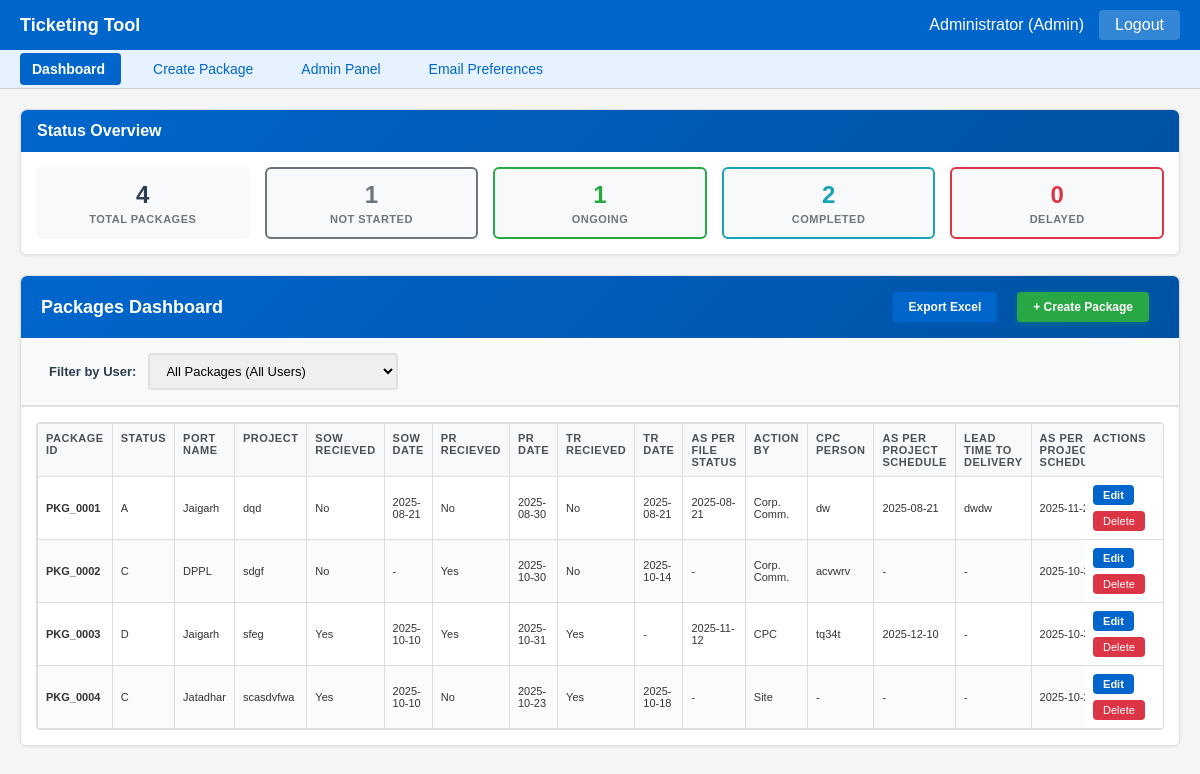
Screenshot of /dashboard (signed in) with the database file from the repository.
### models.py (models this page shows, shortened)
class User(db.Model):
    __tablename__ = 'users'
    username = db.Column(db.String(50), primary_key=True)
    password = db.Column(db.String(100), nullable=False)
    role = db.Column(db.String(20), nullable=False, default='user')
    name = db.Column(db.String(100), nullable=False)
    can_assign = db.Column(db.Boolean, default=False)
    permissions = db.Column(db.Text)  # Store as JSON string
    def get_permissions(self):
        return json.loads(self.permissions) if self.permissions else {}

class FieldConfig(db.Model):
    __tablename__ = 'field_configs'
    field_name = db.Column(db.String(100), primary_key=True)
    field_type = db.Column(db.String(50), nullable=False)
    label = db.Column(db.String(100), nullable=False)
    editable = db.Column(db.Boolean, default=True)
    options = db.Column(db.Text)  # Store as JSON string
    permissions = db.Column(db.Text)  # Store as JSON string
    def get_options(self):
        return json.loads(self.options) if self.options else []
    def get_permissions(self):
        return json.loads(self.permissions) if self.permissions else {}

class Package(db.Model):
    __tablename__ = 'packages'
    id = db.Column(db.String(50), primary_key=True)
    created_by = db.Column(db.String(50), nullable=False)
    created_at = db.Column(db.DateTime, default=datetime.utcnow)
    updated_by = db.Column(db.String(50))
    updated_at = db.Column(db.DateTime)
    assigned_users = db.Column(db.Text)  # Store as JSON string
    gantt_columns = db.Column(db.Text)  # Store as JSON string
    data_timeline = db.Column(db.Text)  # Store as JSON string
    data = db.Column(db.Text)  # Store as JSON string (legacy)
    user_permissions = db.Column(db.Text)
    def get_assigned_users(self):
        return json.loads(self.assigned_users) if self.assigned_users else []
    def get_gantt_columns(self):
        return json.loads(self.gantt_columns) if self.gantt_columns else []
    def get_data_timeline(self):
        return json.loads(self.data_timeline) if self.data_timeline else {}
    def get_data(self):
        return json.loads(self.data) if self.data else {}
    def get_user_permissions(self):
        return json.loads(self.user_permissions) if self.user_permissions else {}

### main.py (the view)
@app.route('/dashboard')
@login_required
def dashboard():
    packages = get_all_packages()
    config = {'fields': get_all_field_configs()}
    users = get_all_users()  # ADD THIS LINE - needed for filter dropdown
    filter_user = request.args.get('filter_user', 'all')
    if session['role'] != 'admin':
        user_packages = {}
        for pkg_id, pkg_data in packages.items():
            if session['username'] in pkg_data.get('assigned_users', []):
                user_packages[pkg_id] = pkg_data
        packages = user_packages
    else:
        if filter_user != 'all':
            filtered_packages = {}
            for pkg_id, pkg_data in packages.items():
                if filter_user in pkg_data.get('assigned_users', []):
                    filtered_packages[pkg_id] = pkg_data
            packages = filtered_packages
    return render_template('dashboard.html', packages=packages, config=config, users=users)

### templates/dashboard.html (shortened to what this page needs)
{% extends "base.html" %}
{% block content %}
{% if session.role == 'admin' %}
<div class="card">
    <div class="card-header" style="background: linear-gradient(135deg, #0066cc 0%, #0052a3 100%); color: white; padding: 12px 16px; border-radius: 6px 6px 0 0; border: none;">
        <div style="display: flex; align-items: center; gap: 10px;">
            <h3 style="margin: 0; font-size: 16px; font-weight: 600; color: white;">Status Overview</h3>
        </div>
    </div>
    <div class="card-body">
        {% set counts = namespace(not_started=0, ongoing=0, completed=0, delayed=0) %}
        {% for pkg_id, pkg in packages.items() %}
            {% if pkg.data_timeline %}
                {% set latest_col = pkg.gantt_columns[-1] %}
                {% set latest_data = pkg.data_timeline[latest_col] %}
            {% else %}
                {% set latest_data = pkg.data %}
            {% endif %}
            {% set sow = latest_data.get('SOW', '') %}
            {% set sow_date = latest_data.get('SOW DATE', '') %}
            {% set actual_closure = latest_data.get('ACTUAL CLOSURE DATE', '') %}
            {% set commercial_target = latest_data.get('COMMERCIAL TARGET DATE', '') %}
            {% if actual_closure %}
                {% set counts.completed = counts.completed + 1 %}
            {% elif not sow or sow|upper == 'NO' or not sow_date %}
                {% set counts.not_started = counts.not_started + 1 %}
            {% else %}
                {% set counts.ongoing = counts.ongoing + 1 %}
                {% if commercial_target %}
                    {% set today = '2025-10-09' %}
                    {% if commercial_target < today %}
                        {% set counts.delayed = counts.delayed + 1 %}
                    {% endif %}
                {% endif %}
            {% endif %}
        {% endfor %}
        <div class="stats-grid">
            <div class="stat-card">
                <div class="stat-value">{{ packages|length }}</div>
                <div class="stat-label">Total Packages</div>
            </div>
            <div class="stat-card" style="border-color: #6c757d;">
                <div class="stat-value" style="color: #6c757d;">{{ counts.not_started }}</div>
                <div class="stat-label">Not Started</div>
            </div>
            <div class="stat-card stat-ongoing">
                <div class="stat-value">{{ counts.ongoing }}</div>
                <div class="stat-label">Ongoing</div>
            </div>
            <div class="stat-card stat-completed">
                <div class="stat-value">{{ counts.completed }}</div>
                <div class="stat-label">Completed</div>
            </div>
            <div class="stat-card" style="border-color: #dc3545;">
                <div class="stat-value" style="color: #dc3545;">{{ counts.delayed }}</div>
                <div class="stat-label">Delayed</div>
            </div>
        </div>
    </div>
</div>
{% endif %}
<div class="card">
        <div class="card-header" style="background: linear-gradient(135deg, #0066cc 0%, #0052a3 100%); color: white; padding: 16px 20px; border-radius: 6px 6px 0 0; border: none;">
            <div style="display: flex; justify-content: space-between; align-items: center;">
                <div style="display: flex; align-items: center; gap: 12px;">
                    <div>
                        <h2 style="margin: 0; font-size: 18px; font-weight: 600; color: white;">Packages Dashboard</h2>
                    </div>
                </div>
                <div style="display: flex; gap: 10px;">
                    <a href="{{ url_for('export_excel', filter_user=request.args.get('filter_user', 'all')) }}"
                    class="btn btn-primary"
                    style="font-size: 12px; padding: 8px 16px; font-weight: 600; border: none; box-shadow: 0 2px 6px rgba(0, 102, 204, 0.3); text-decoration: none;">
                         Export Excel
                    </a>
                    {% if fresh_permissions.get('package_create', False) or session.role == 'admin' %}
                    <a href="{{ url_for('create_package') }}"
                    class="btn btn-success"
                    style="font-size: 12px; padding: 8px 16px; font-weight: 600; border: none; box-shadow: 0 2px 6px rgba(40, 167, 69, 0.3); text-decoration: none;">
                        + Create Package
                    </a>
                    {% endif %}
                </div>
            </div>
        </div>
        {% if session.role == 'admin' %}
        <div style="padding: 15px 20px; background: #f8f9fa; border-bottom: 2px solid #e0e0e0;">
            <form method="GET" action="{{ url_for('dashboard') }}" style="display: flex; align-items: center; gap: 12px; flex-wrap: wrap;">
                <label style="font-size: 13px; font-weight: 600; color: #2c3e50; margin: 0;">
                    Filter by User:
                </label>
                <select name="filter_user"
                        class="form-control"
                        style="width: auto; min-width: 250px; padding: 8px 12px; font-size: 13px; border: 2px solid #e0e0e0; border-radius: 4px;"
                        onchange="this.form.submit()">
                    <option value="all" {% if request.args.get('filter_user', 'all') == 'all' %}selected{% endif %}>
                        All Packages (All Users)
                    </option>
                </select>
            </form>
        </div>
        {% endif %}
    <div class="card-body">
        {% if packages %}
        <div class="table-container">
            <table class="table dashboard-table">
                <thead>
                    <tr>
                        <th>Package ID</th>
                        <th>Status</th>
                        {% for field_name, field_config in config.fields.items() %}
                        {% if field_name not in ['STATUS', 'status'] %}
                        <th>{{ field_config.label }}</th>
                        {% endif %}
                        {% endfor %}
                        <th style="position: sticky; right: 0; z-index: 15; background-color: #f8f9fa;">Actions</th>
                    </tr>
                </thead>
                <tbody>
                    {% for package_id, package in packages.items() %}
                    <tr>
                        <td><strong>{{ package_id }}</strong></td>
                        <td>
                            {% if package.data_timeline %}
                                {% set latest_column = package.gantt_columns[-1] %}
                                {% set status_value = package.data_timeline[latest_column].get('STATUS', package.data_timeline[latest_column].get('status', '')).lower() %}
                            {% else %}
                                {% set status_value = package.data.get('STATUS', package.data.get('status', '')).lower() %}
                            {% endif %}
                            {% if status_value %}
                            <span class="status-{{ status_value }}">
                                {% if package.data_timeline %}
                                    {{ package.data_timeline[latest_column].get('STATUS', package.data_timeline[latest_column].get('status', '')) }}
                                {% else %}
                                    {{ package.data.get('STATUS', package.data.get('status', '')) }}
                                {% endif %}
                            </span>
                            {% else %}
                            <span style="color: #999;">-</span>
                            {% endif %}
                        </td>
                        {% for field_name, field_config in config.fields.items() %}
                        {% if field_name not in ['STATUS', 'status'] %}
                        <td>
                            {% if field_config.type == 'multiselect' %}
                                {% if package.data_timeline %}
                                    {% set latest_column = package.gantt_columns[-1] %}
                                    {% set field_value = package.data_timeline[latest_column].get(field_name, []) %}
                                {% else %}
                                    {% set field_value = package.data.get(field_name, []) %}
                                {% endif %}
                                {% if field_value %}
                                    {{ field_value|join(', ') }}
                                {% else %}
                                    <span style="color: #999;">-</span>
                                {% endif %}
                            {% else %}
                                {% if package.data_timeline %}
                                    {% set latest_column = package.gantt_columns[-1] %}
                                    {% set field_value = package.data_timeline[latest_column].get(field_name, '') %}
                                {% else %}
                                    {% set field_value = package.data.get(field_name, '') %}
                                {% endif %}
                                {{ field_value if field_value else '-' }}
                            {% endif %}
                        </td>
                        {% endif %}
                        {% endfor %}
                        <td style="position: sticky; right: 0; z-index: 10; background-color: white; box-shadow: -2px 0 4px rgba(0,0,0,0.05);">
                            {% set pkg_perms = package.user_permissions.get(session.username, {}) %}
                            {% set can_edit = fresh_role == 'admin' %}
                            {% set can_delete = fresh_role == 'admin' %}
                            {% if fresh_role != 'admin' %}
                                {% if pkg_perms and 'can_edit' in pkg_perms %}
                                    {% set can_edit = pkg_perms.can_edit %}
                                {% else %}
                                    {% set can_edit = fresh_permissions.get('package_update', False) %}
                                {% endif %}
                                {% if pkg_perms and 'can_delete' in pkg_perms %}
                                    {% set can_delete = pkg_perms.can_delete %}
                                {% else %}
                                    {% set can_delete = fresh_permissions.get('package_delete', False) %}
                                {% endif %}
                            {% endif %}
                            <div class="action-buttons">
                                {% if can_edit and (fresh_role == 'admin' or session.username in package.assigned_users) %}
                                <a href="{{ url_for('edit_package', package_id=package_id) }}" class="btn btn-primary btn-sm">Edit</a>
                                {% endif %}
                                {% if can_delete %}
                                <a href="{{ url_for('delete_package', package_id=package_id) }}"
                                class="btn btn-danger btn-sm"
                                onclick="return confirm('Delete this package?')">Delete</a>
                                {% endif %}
                            </div>
                        </td>
                    </tr>
                    {% endfor %}
                </tbody>
            </table>
        </div>
        {% endif %}
    </div>
</div>
{% endblock %}

### templates/base.html (shortened to what this page needs)
<!DOCTYPE html>
<html lang="en">
<head>
</head>
<body>
    {% if session.username %}
    <div class="header">
        <h1>Ticketing Tool</h1>
        <div class="user-info">
            <span>{{ session.name }} ({{ session.role|title }})</span>
            <a href="{{ url_for('logout') }}"
            style="color: white; text-decoration: none; padding: 6px 16px; background-color: rgba(255, 255, 255, 0.2); border-radius: 4px; font-weight: 500; transition: all 0.2s;"
            onmouseover="this.style.backgroundColor='rgba(255, 255, 255, 0.3)'"
            onmouseout="this.style.backgroundColor='rgba(255, 255, 255, 0.2)'">
                Logout
            </a>
        </div>
    </div>
    <div class="nav">
        <a href="{{ url_for('dashboard') }}"
        class="{% if request.endpoint == 'dashboard' %}nav-active{% endif %}">
            Dashboard
        </a>
        {% if session.get('permissions', {}).get('package_create', False) or session.can_assign or session.role == 'admin' %}
        <a href="{{ url_for('create_package') }}"
        class="{% if request.endpoint == 'create_package' %}nav-active{% endif %}">
            Create Package
        </a>
        {% endif %}
        {% if session.role == 'admin' %}
        <a href="{{ url_for('admin_panel') }}"
        class="{% if request.endpoint in ['admin_panel', 'admin_users', 'admin_config', 'admin_permissions'] %}nav-active{% endif %}">
            Admin Panel
        </a>
        {% endif %}
        {% if session.role == 'admin' %}
            <a href="{{ url_for('email_preferences') }}">Email Preferences</a>
        {% endif %}
    </div>
    {% endif %}
    <div class="container{% if request.endpoint in ['login'] %} container-narrow{% endif %}">
        {% block content %}{% endblock %}
    </div>
</body>
</html>

### rows the page displays
User: name "Administrator"
FieldConfig: label "PORT NAME", field_value "Jaigarh", field_value "DPPL", field_value "Jatadhar"
FieldConfig: label "PROJECT", field_value "dqd", field_value "sdgf", field_value "sfeg", field_value "scasdvfwa"
FieldConfig: label "SOW RECIEVED", field_value "No", field_value "Yes"
FieldConfig: label "SOW DATE", field_value "2025-08-21", field_value "-", field_value "2025-10-10"
FieldConfig: label "PR RECIEVED", field_value "No", field_value "Yes"
FieldConfig: label "PR DATE", field_value "2025-08-30", field_value "2025-10-30", field_value "2025-10-31", field_value "2025-10-23"
FieldConfig: label "TR RECIEVED", field_value "No", field_value "Yes"
FieldConfig: label "TR DATE", field_value "2025-08-21", field_value "2025-10-14", field_value "-", field_value "2025-10-18"
FieldConfig: label "AS PER FILE STATUS", field_value "2025-08-21", field_value "-", field_value "2025-11-12"
FieldConfig: label "ACTION BY", field_value "Corp. Comm.", field_value "CPC", field_value "Site"
FieldConfig: label "CPC PERSON", field_value "dw", field_value "acvwrv", field_value "tq34t", field_value "-"
FieldConfig: label "AS PER PROJECT SCHEDULE", field_value "2025-08-21", field_value "-", field_value "2025-12-10"
FieldConfig: label "LEAD TIME TO DELIVERY", field_value "dwdw", field_value "-"
FieldConfig: label "AS PER PROJECT SCHEDULE", field_value "2025-11-20", field_value "2025-10-31", field_value "2025-10-24"
Package: id "PKG_0001", data_timeline "A"
Package: id "PKG_0002", data_timeline "C"
Package: id "PKG_0003", data_timeline "D"
Package: id "PKG_0004", data_timeline "C"

### other values shown
{{ session.role|title }} "Admin"
{{ packages|length }} "4"
{{ counts.not_started }} "1"
{{ counts.ongoing }} "1"
{{ counts.completed }} "2"
{{ counts.delayed }} "0"
